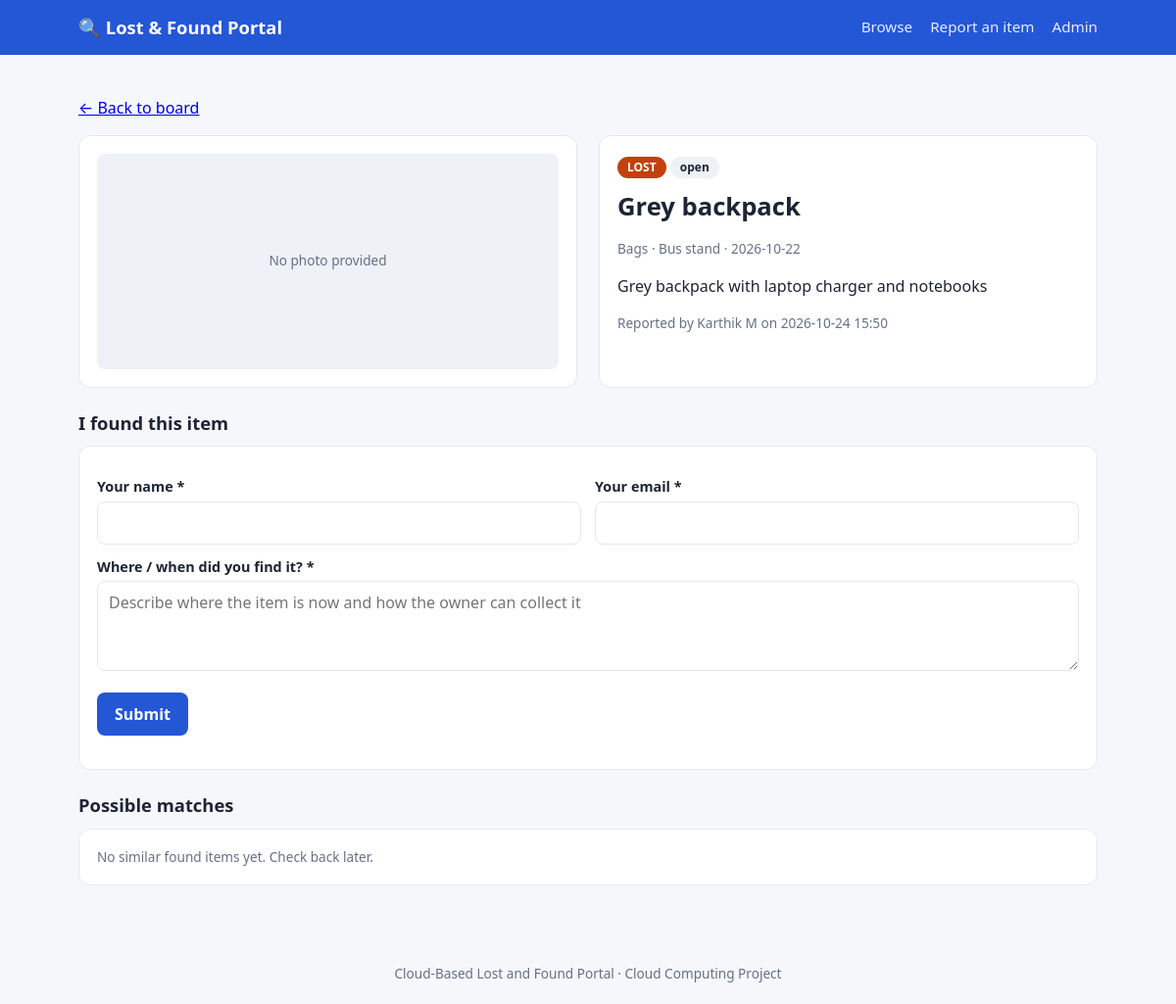
Page /item/5 on the committed database.
### tables this page shows
CREATE TABLE items (
        id            INTEGER PRIMARY KEY AUTOINCREMENT,
        kind          TEXT NOT NULL CHECK (kind IN ('lost','found')),
        title         TEXT NOT NULL,
        category      TEXT NOT NULL,
        description   TEXT,
        location      TEXT NOT NULL,
        event_date    TEXT NOT NULL,
        contact_name  TEXT NOT NULL,
        contact_email TEXT NOT NULL,
        image         TEXT,
        status        TEXT NOT NULL DEFAULT 'open',   -- open | claim_pending | returned
        created_at    TEXT NOT NULL
    );

### app.py (the view)
@app.route("/item/<int:item_id>")
def detail(item_id):
    item = get_db().execute("SELECT * FROM items WHERE id=?", (item_id,)).fetchone()
    if not item:
        return render_template("404.html"), 404
    return render_template("detail.html", item=item, matches=find_matches(item))

### app.py (called while the page is built)
def get_db():
    if "db" not in g:
        g.db = sqlite3.connect(DB_PATH)
        g.db.row_factory = sqlite3.Row
    return g.db

def tokens(text):
    return {w for w in re.findall(r"[a-z0-9]+", (text or "").lower())
            if w not in STOP and len(w) > 2}

def similarity(a, b):
    ta = tokens(f"{a['title']} {a['title']} {a['description']} {a['location']}")
    tb = tokens(f"{b['title']} {b['title']} {b['description']} {b['location']}")
    if not ta or not tb:
        return 0.0
    score = len(ta & tb) / len(ta | tb)
    if a["category"] == b["category"]:
        score += 0.25
    return round(min(score, 1.0), 2)

def find_matches(item, limit=5):
    opposite = "found" if item["kind"] == "lost" else "lost"
    rows = get_db().execute(
        "SELECT * FROM items WHERE kind=? AND status!='returned' AND id!=?",
        (opposite, item["id"])).fetchall()
    scored = [(similarity(item, r), r) for r in rows]
    return [(s, r) for s, r in sorted(scored, key=lambda x: -x[0]) if s >= 0.30][:limit]

### templates/detail.html (shortened to what this page needs)
{% extends "base.html" %}
{% block content %}
<p><a href="{{ url_for('index') }}">&larr; Back to board</a></p>
<div class="detail">
  <div class="card">
    {% if item.image %}<img src="{{ image_url(item.image) }}" alt="{{ item.title }}">
    {% else %}<div class="thumb" style="height:220px">No photo provided</div>{% endif %}
  </div>
  <div class="card">
    <span class="badge {{ item.kind }}">{{ item.kind|upper }}</span>
    <span class="badge status {{ item.status }}">{{ item.status.replace('_',' ') }}</span>
    <h1 style="margin-top:10px">{{ item.title }}</h1>
    <p class="meta">{{ item.category }} &middot; {{ item.location }} &middot; {{ item.event_date }}</p>
    <p>{{ item.description or 'No description provided.' }}</p>
    <p class="meta">Reported by {{ item.contact_name }} on {{ item.created_at }}</p>
  </div>
</div>
{% if item.status != 'returned' %}
<h2>{{ 'This is my item - claim it' if item.kind=='found' else 'I found this item' }}</h2>
<form class="card" method="post" action="{{ url_for('claim', item_id=item.id) }}">
  <div class="row">
    <div><label>Your name *</label><input name="claimant_name" required></div>
    <div><label>Your email *</label><input type="email" name="claimant_email" required></div>
  </div>
  <label>{{ 'Proof of ownership *' if item.kind=='found' else 'Where / when did you find it? *' }}</label>
  <textarea name="proof" rows="3" required placeholder="{{ 'Describe unique marks, contents, purchase details...' if item.kind=='found' else 'Describe where the item is now and how the owner can collect it' }}"></textarea>
  <p><button type="submit">Submit</button></p>
</form>
{% endif %}
<h2>Possible matches</h2>
{% if matches %}
<div class="grid">
  {% for score, m in matches %}
  <a class="card item" href="{{ url_for('detail', item_id=m.id) }}">
    <div><span class="badge {{ m.kind }}">{{ m.kind|upper }}</span>
         <span class="badge status">{{ (score*100)|round|int }}% match</span></div>
    <strong>{{ m.title }}</strong>
    <span class="meta">{{ m.category }} &middot; {{ m.location }} &middot; {{ m.event_date }}</span>
  </a>
  {% endfor %}
</div>
{% else %}
<div class="card meta">No similar {{ 'found' if item.kind=='lost' else 'lost' }} items yet. Check back later.</div>
{% endif %}
{% endblock %}

### templates/base.html (style rules this page uses)
:root { --bg:#f5f7fb; --card:#fff; --ink:#1d2433; --muted:#667085; --line:#e4e7ec; --brand:#2457d6; --lost:#c2410c; --found:#15803d; --warn:#b45309; }
* { box-sizing:border-box; }
body { margin:0; font-family:system-ui,-apple-system,Segoe UI,Roboto,sans-serif; background:var(--bg); color:var(--ink); line-height:1.5; }
h1 { font-size:1.6rem; margin:0 0 6px; }
h2 { font-size:1.15rem; margin:22px 0 10px; }
.card { background:var(--card); border:1px solid var(--line); border-radius:12px; padding:18px; }
.thumb { width:100%; height:140px; object-fit:cover; border-radius:8px; background:#eef1f6; display:flex; align-items:center; justify-content:center; color:var(--muted); font-size:.85rem; }
.badge { display:inline-block; padding:2px 10px; border-radius:99px; font-size:.75rem; font-weight:600; color:#fff; }
.badge.lost { background:var(--lost); }
.badge.status { background:#eef1f6; color:var(--ink); }
.meta { color:var(--muted); font-size:.85rem; }
input,select,textarea { font:inherit; padding:9px 11px; border:1px solid var(--line); border-radius:8px; background:#fff; width:100%; }
label { display:block; font-weight:600; font-size:.9rem; margin:12px 0 4px; }
button, .btn { background:var(--brand); color:#fff; border:0; padding:10px 18px; border-radius:8px; font:inherit; font-weight:600; cursor:pointer; text-decoration:none; display:inline-block; }
.row { display:grid; grid-template-columns:1fr 1fr; gap:14px; }
.detail { display:grid; grid-template-columns:1fr 1fr; gap:22px; }

### rows in the picture
items: kind "LOST", status.replace "open", title "Grey backpack", category "Bags", location "Bus stand", event_date "2026-10-22", description "Grey backpack with laptop charger and notebooks", contact_name "Karthik M", created_at "2026-10-24 15:50", kind "I found this item", kind "Where / when did you find it? *", proof "Describe where the item is now and how the owner can collect it", kind "found"
